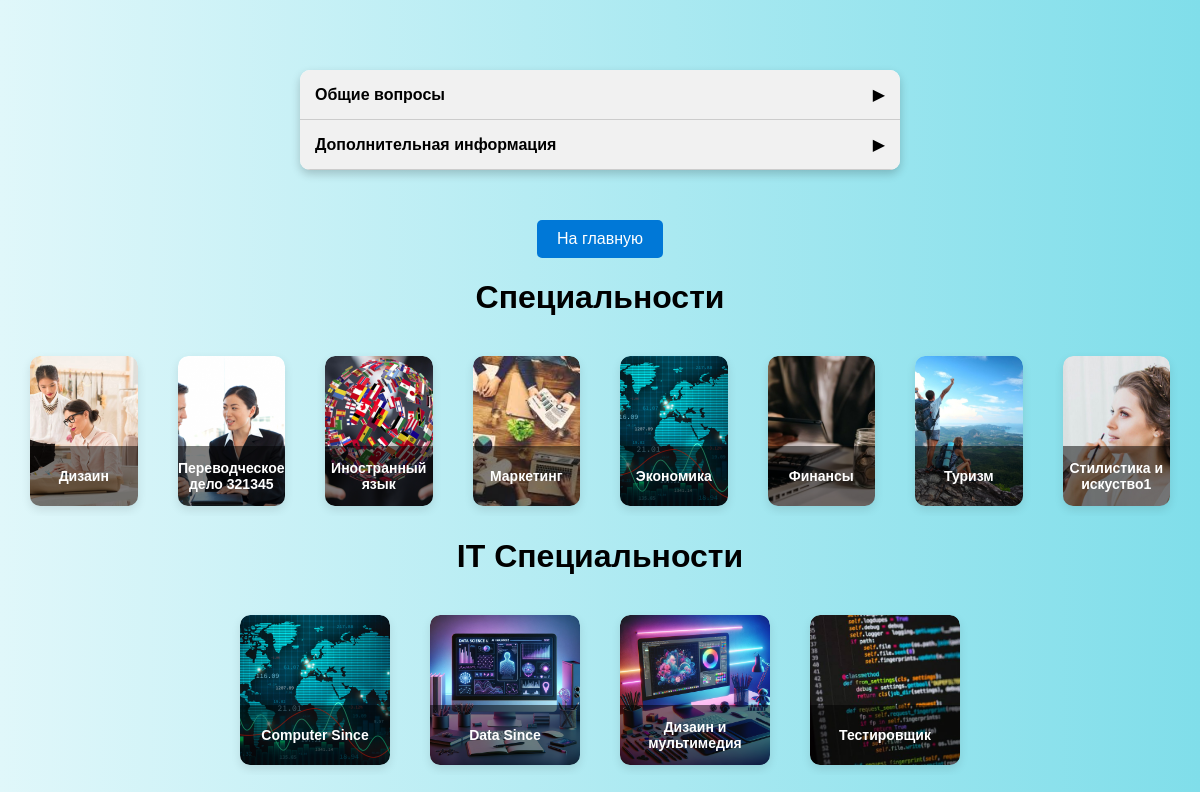
Page /abiturients/ on the committed database.
### main_page/models.py (models this page shows, shortened)
class Courses(models.Model):
    EXAM = (("Да", "Да"), ("Нет", "Нет"))
    image = models.ImageField(
        upload_to="images/", null=True, verbose_name="Загрузите фото направления"
    )
    course_name = models.CharField(
        max_length=100, null=True, verbose_name="Укажите название курса"
    )
    qualification = models.CharField(
        max_length=100, verbose_name="укажите квалификацию", null=True
    )
    description = models.TextField(verbose_name="укажите описания к курсу", null=True)
    year_study = models.CharField(
        max_length=100, verbose_name="укажите срок обучения", null=True
    )
    exam = models.CharField(
        max_length=100,
        verbose_name="есть ли вступительные экзамены",
        choices=EXAM,
        null=True,
    )
    lupic_ic = models.TextField(verbose_name='Укажите Lupic', null=True, blank=True)
    class Meta:
        verbose_name = "направление"
        verbose_name_plural = "направления"

class ITCourses(models.Model):
    EXAM = (("Да", "Да"), ("Нет", "Нет"))
    image = models.ImageField(
        upload_to="images/", null=True, verbose_name="Загрузите фото IT специальности"
    )
    course_name = models.CharField(
        max_length=100, null=True, verbose_name="Укажите название курса"
    )
    description = models.TextField(verbose_name="укажите описания к курсу", null=True)
    qualification = models.CharField(
        max_length=100, verbose_name="укажите квалификацию", null=True
    )
    year_study = models.CharField(
        max_length=100, verbose_name="укажите срок обучения", null=True
    )
    exam = models.CharField(
        max_length=100,
        verbose_name="есть ли вступительные экзамены",
        choices=EXAM,
        null=True,
    )
    lupic_ic = models.TextField(verbose_name='Укажите Lupic', null=True, blank=True)
    class Meta:
        verbose_name = "IT направление"
        verbose_name_plural = "IT направления"

### abiturients/views.py (the view)
# urls.py: path('abiturients/', views.abituents_list, name='abituents_list'),
def abituents_list(request):
    if request.method == "GET":
        courses = Courses.objects.all()
        itcourses = ITCourses.objects.all()
        context = {
            "courses": courses,
            "itcourses": itcourses,
        }
    return render(request, template_name='abit/abit_list.html', context=context)

### main_page/context_processors.py (called while the page is built)
def contact_processor(request):
    contact = Contact.objects.all()
    return {"contact": contact}

### templates/abit/abit_list.html (shortened to what this page needs)
{% load static %}
    <link rel="stylesheet" href="{% static 'css/abituruents/abit.css' %}">
    <div class="accordion-container">
        <div class="accordion-item">
            <div class="accordion-header">
                <h3>Общие вопросы</h3>
                <span>▶</span>
            </div>
        </div>
        <div class="accordion-item">
            <div class="accordion-header">
                <h3>Дополнительная информация</h3>
                <span>▶</span>
            </div>
        </div>
    </div>
    <div class="button-container">
        <a href="/" class="home-button">На главную</a>
    </div>
    <div class="faculty_cont">
    <h1 id="knowledge-title" class="title_t">Специальности</h1>
    <div class="faculty">
        {% for i in courses %}
            <div class="item">
                <img src="{{ i.image.url }}" alt="Специальность">
                <div class="item_fon">
                    <a class="faculty_href" href="/course_detail/{{ i.id }}/">{{ i.course_name }}</a>
                </div>
            </div>
        {% endfor %}
    </div>
    <h1 id="knowledge-title" class="title_t">IT Специальности</h1>
    <div class="faculty">
        {% for i in itcourses %}
            <div class="it_item">
                <img src="{{ i.image.url }}" alt="IT Специальность">
                <div class="it_fon">
                    <a class="faculty_href" href="/it_detail/{{ i.id }}/">{{ i.course_name }}</a>
                </div>
            </div>
        {% endfor %}
    </div>
</div>

### static/css/abituruents/abit.css (style rules this page uses)
h1.title_t { text-align: center; }
.accordion-container { max-width: 600px; margin: 50px auto; background: #ffffff; border-radius: 10px; box-shadow: 0 4px 10px rgba(0, 0, 0, 0.2); overflow: hidden; }
.accordion-item { border-bottom: 1px solid #ccc; }
.accordion-header { background: #f1f1f1; padding: 15px; cursor: pointer; display: flex; justify-content: space-between; align-items: center; }
.accordion-header h3 { margin: 0; font-size: 16px; }
.accordion-header span { font-size: 16px; transform: rotate(0); transition: transform 0.3s ease; }
.button-container { text-align: center; margin-top: 20px; }
.home-button { background: #0078d7; color: #fff; padding: 10px 20px; border: none; border-radius: 5px; font-size: 16px; cursor: pointer; text-decoration: none; display: inline-block; }
.faculty { display: flex; flex-wrap: nowrap; justify-content: center; gap: 20px; margin-top: 30px; overflow-x: auto; }
.item, .it_item { position: relative; width: 150px; height: 150px; margin: 10px; overflow: hidden; border-radius: 10px; box-shadow: 0 4px 10px rgba(0, 0, 0, 0.1); text-align: center; }
.item img, .it_item img { width: 100%; height: 100%; object-fit: cover; border-radius: 10px; }
.item_fon, .it_fon { position: absolute; bottom: 0; left: 0; right: 0; height: 40%; background: rgba(0, 0, 0, 0.5); display: flex; align-items: center; justify-content: center; color: #fff; font-size: 14px; }
.faculty_href { text-decoration: none; color: #fff; font-weight: bold; }

### rows in the picture
Courses: image (picture), course_name "Дизаин"
Courses: image (picture), course_name "Переводческое дело 321345"
Courses: image (picture), course_name "Иностранный язык"
Courses: image (picture), course_name "Маркетинг"
Courses: image (picture), course_name "Экономика"
Courses: image (picture), course_name "Финансы"
Courses: image (picture), course_name "Туризм"
Courses: image (picture), course_name "Стилистика и искуство1"
ITCourses: image (picture), course_name "Computer Since"
ITCourses: image (picture), course_name "Data Since"
ITCourses: image (picture), course_name "Дизаин и мультимедия"
ITCourses: image (picture), course_name "Тестировщик"
